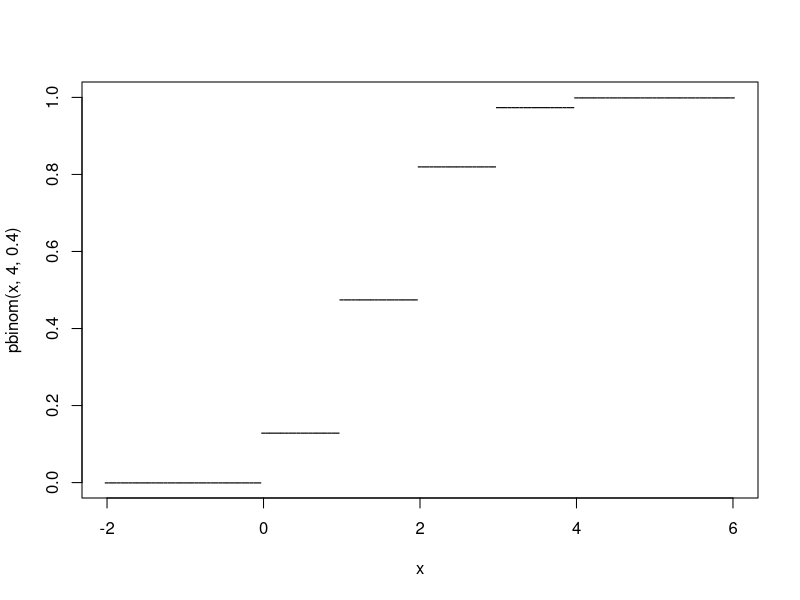
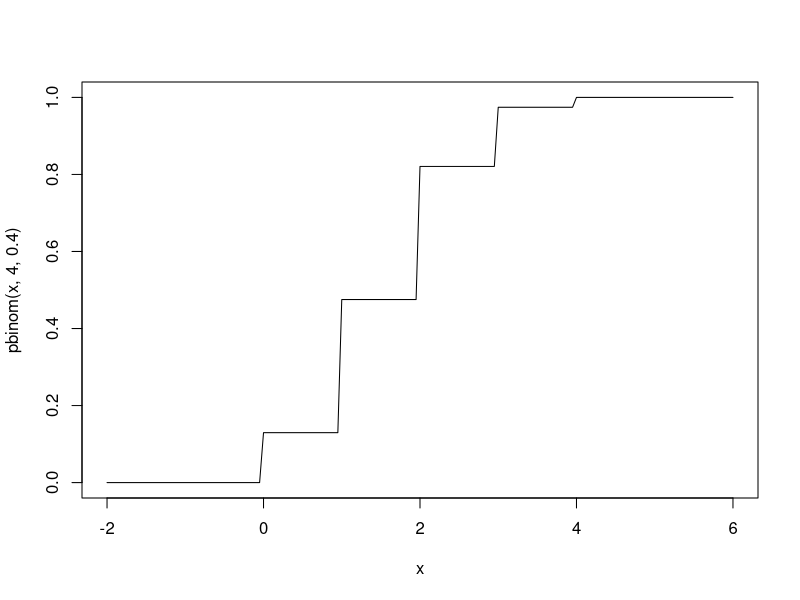
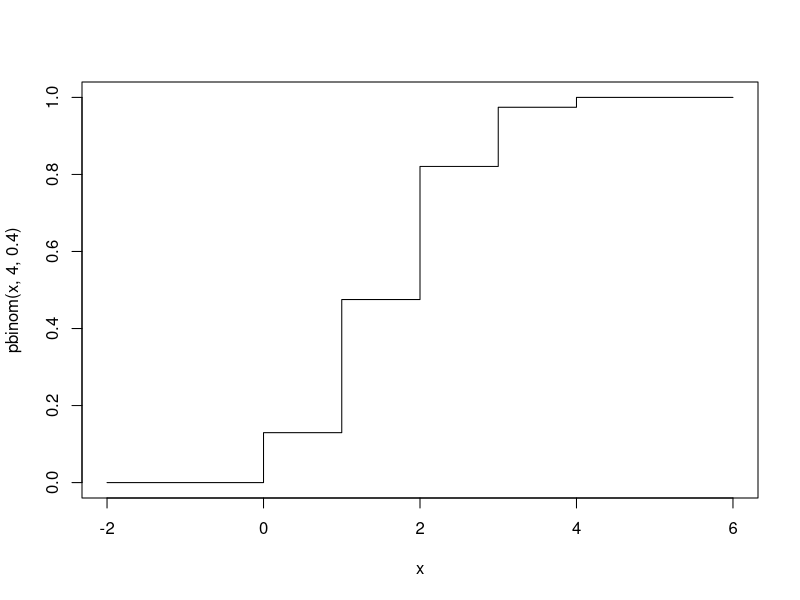
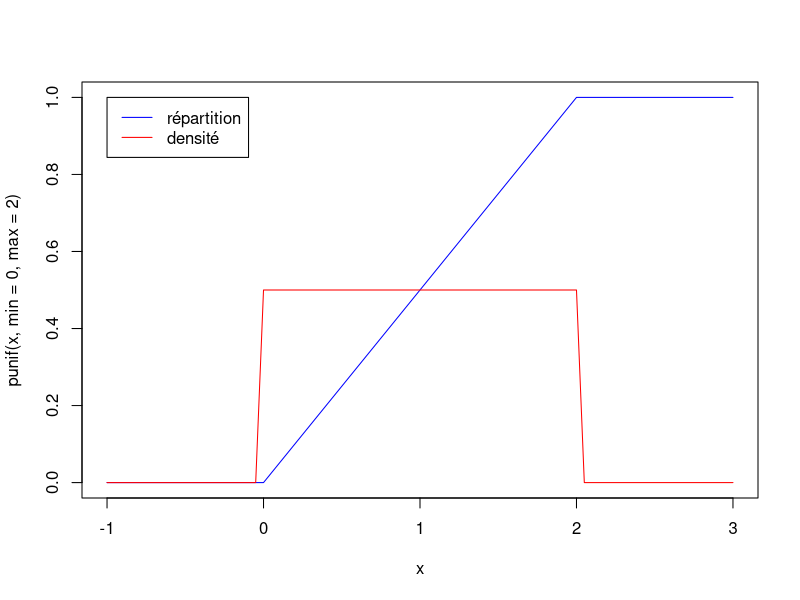
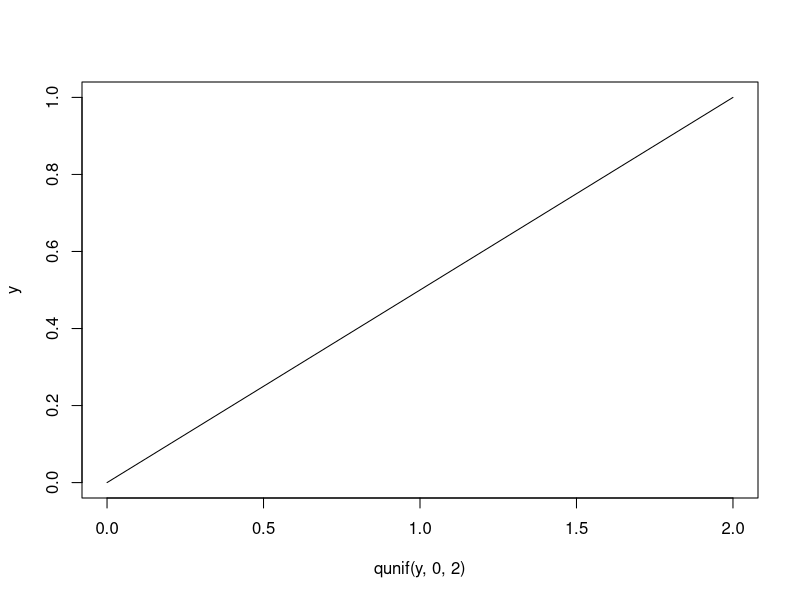
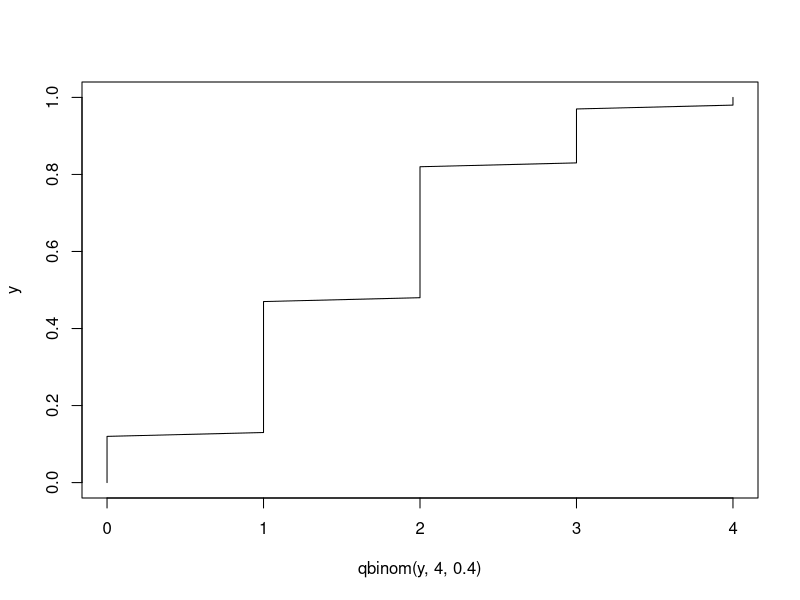
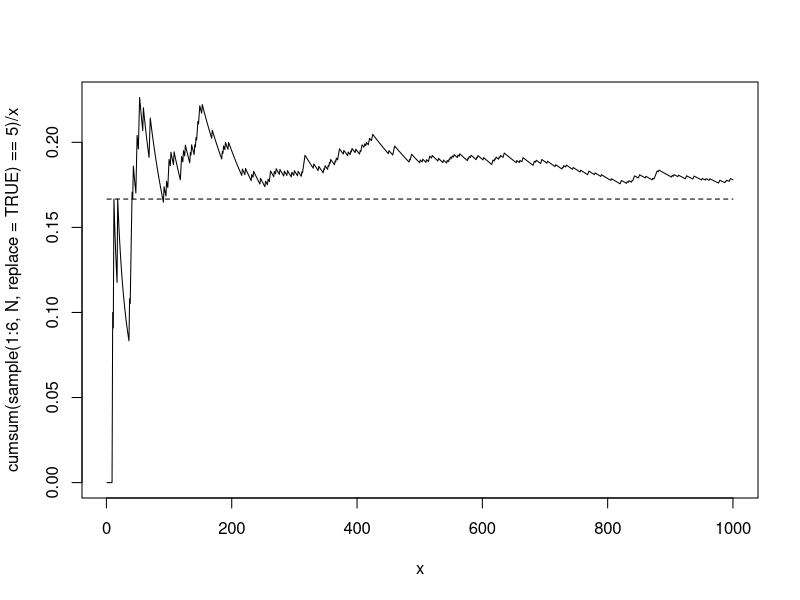
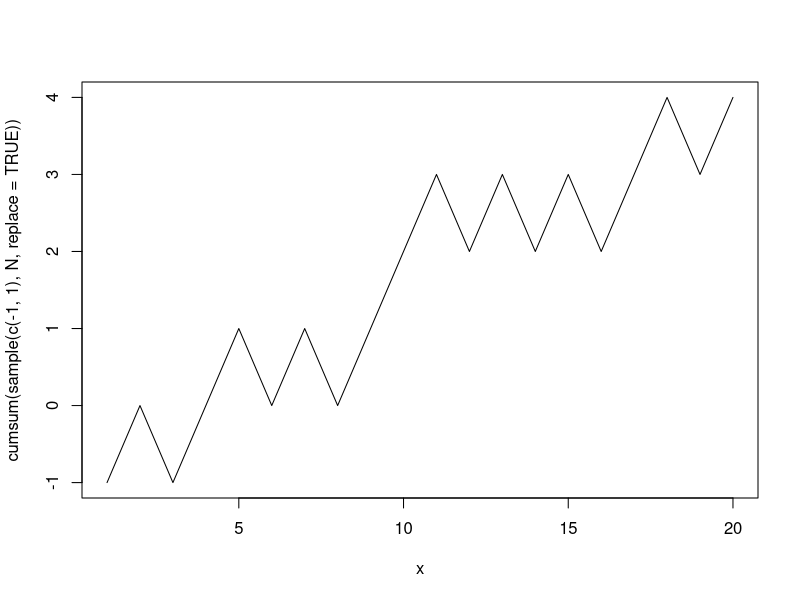

These charts were generated, in order, by the following R code:
## ---- chunk 1
knitr::opts_chunk$set(echo = TRUE)
## ---- chunk 2
x <- seq(-2,6,by=0.05)
plot(x,pbinom(x,4,.4),pch='-')
## ---- chunk 3
x <- seq(-2,6,by=0.05)
plot(x,pbinom(x,4,.4),type='l')
## ---- chunk 4
x <- -2:6
plot(x,pbinom(x,4,.4),type='s')
## ---- chunk 5
x <- seq(-1,3,by=0.05)
plot(x,punif(x,min = 0,max = 2),col= 'blue',type = 'l')
lines(x,dunif(x,min = 0,max = 2),col='red',type = 'l')
legend(-1,1,legend=c("répartition","densité"), col=c("blue","red"),lty=c(1,1))
## ---- chunk 6
y<-seq(0,1,by=0.01)
plot(qunif(y,0,2),y,type='l')
## ---- chunk 7
y<-seq(0,1,by=0.01)
plot(qbinom(y,4,.4),y,type='l')
## ---- chunk 8
N = 1000
x <- 1:N
plot(x, cumsum(sample(1:6,N,replace=TRUE)==5)/x,type="l")
lines(x,rep(1/6,N),type="l",lty=2)
## ---- chunk 9
N = 20
x <- 1:N
plot(x, cumsum(sample(c(-1,1),N,replace=TRUE)),type="l")
## ---- chunk 10
N = 1000
x <- 1:N
plot(x, cumsum(rcauchy(N))/x,type="l")
## ---- chunk 11
N = 1000
x <- 1:N
plot(x, sapply(x, function(x){mean(rcauchy(x))}),type="l")
